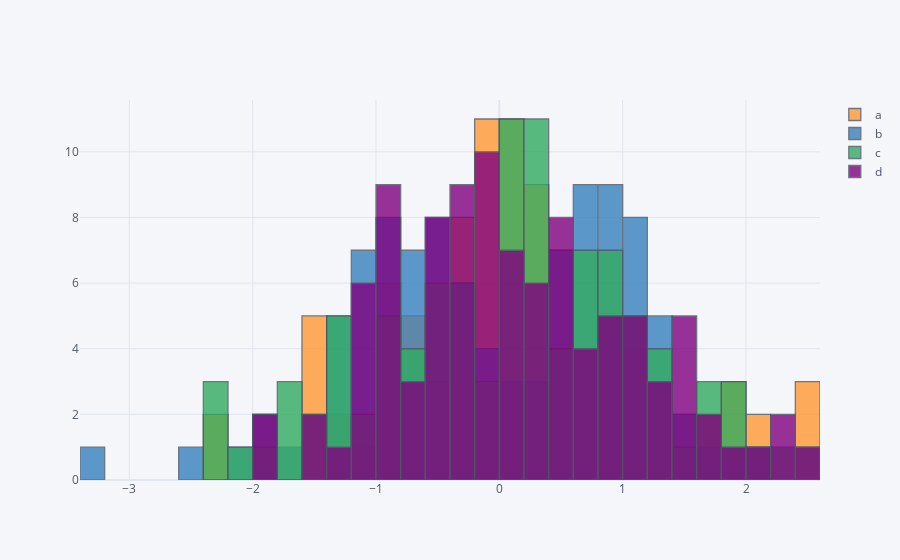

Notebook code for this chart:
### Code cell
dataframe.iplot(kind='hist', bins=30)
